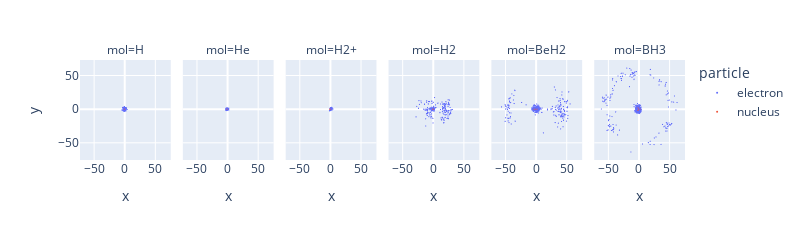

Here is the notebook cell this chart was saved with:
### Code cell
fig = px.scatter(coords_df, x='x', y='y', color="particle", facet_col="mol", width=800, height=235)
r = 0.3
for i, (mol, setting) in enumerate(mols):
    weights_file, run_id = ids_and_ckpts[mol][setting]
    config = api.run(f"zli11010/e3ferminet_main/{run_id}").config
    nuclei_coords = config["nuclei_coords"]
    for x, y, z in nuclei_coords:
        fig.add_shape(type="circle", xref="x", yref="y",
                      x0=x-r, y0=y-r, x1=x+r, y1=y+r, row=1, col=i+1,
                      line_width=0,
                      fillcolor="#EF553B"
        )
fig.update_traces(marker={"size": 1})
# fig.update_xaxes(range=[-5, 5])
# fig.update_yaxes(range=[-5, 5])

fig_config = {
  'toImageButtonOptions': {
    'format': 'png', # one of png, svg, jpeg, webp
    'filename': 'custom_image',
    'scale':8 # Multiply title/legend/axis/canvas sizes by this factor
  }
}    
fig.show(config=fig_config)

### Figure 1 — Plotly figure (JSON) as saved in the notebook; plotly's stock layout.template omitted (floating-point values rounded to 4 significant figures; data arrays with more than 128 entries replaced by an {"elided": "..."} marker saying what was removed)
{"data": [{"hovertemplate": "particle=electron<br>mol=H<br>x=%{x}<br>y=%{y}<extra></extra>", "legendgroup": "electron", "marker": {"color": "#636efa", "size": 1, "symbol": "circle"}, "mode": "markers", "name": "electron", "showlegend": true, "type": "scattergl", "x": {"elided": "512 float values"}, "xaxis": "x", "y": {"elided": "512 float values"}, "yaxis": "y"}, {"hovertemplate": "particle=electron<br>mol=He<br>x=%{x}<br>y=%{y}<extra></extra>", "legendgroup": "electron", "marker": {"color": "#636efa", "size": 1, "symbol": "circle"}, "mode": "markers", "name": "electron", "showlegend": false, "type": "scattergl", "x": {"elided": "1024 float values"}, "xaxis": "x2", "y": {"elided": "1024 float values"}, "yaxis": "y2"}, {"hovertemplate": "particle=electron<br>mol=H2+<br>x=%{x}<br>y=%{y}<extra></extra>", "legendgroup": "electron", "marker": {"color": "#636efa", "size": 1, "symbol": "circle"}, "mode": "markers", "name": "electron", "showlegend": false, "type": "scattergl", "x": {"elided": "512 float values"}, "xaxis": "x3", "y": {"elided": "512 float values"}, "yaxis": "y3"}, {"hovertemplate": "particle=electron<br>mol=H2<br>x=%{x}<br>y=%{y}<extra></extra>", "legendgroup": "electron", "marker": {"color": "#636efa", "size": 1, "symbol": "circle"}, "mode": "markers", "name": "electron", "showlegend": false, "type": "scattergl", "x": {"elided": "1024 float values"}, "xaxis": "x4", "y": {"elided": "1024 float values"}, "yaxis": "y4"}, {"hovertemplate": "particle=electron<br>mol=BeH2<br>x=%{x}<br>y=%{y}<extra></extra>", "legendgroup": "electron", "marker": {"color": "#636efa", "size": 1, "symbol": "circle"}, "mode": "markers", "name": "electron", "showlegend": false, "type": "scattergl", "x": {"elided": "3072 float values"}, "xaxis": "x5", "y": {"elided": "3072 float values"}, "yaxis": "y5"}, {"hovertemplate": "particle=electron<br>mol=BH3<br>x=%{x}<br>y=%{y}<extra></extra>", "legendgroup": "electron", "marker": {"color": "#636efa", "size": 1, "symbol": "circle"}, "mode": "markers", "name": "electron", "showlegend": false, "type": "scattergl", "x": {"elided": "4096 float values"}, "xaxis": "x6", "y": {"elided": "4096 float values"}, "yaxis": "y6"}, {"hovertemplate": "particle=nucleus<br>mol=H<br>x=%{x}<br>y=%{y}<extra></extra>", "legendgroup": "nucleus", "marker": {"color": "#EF553B", "size": 1, "symbol": "circle"}, "mode": "markers", "name": "nucleus", "showlegend": true, "type": "scattergl", "x": [0], "xaxis": "x", "y": [0], "yaxis": "y"}, {"hovertemplate": "particle=nucleus<br>mol=He<br>x=%{x}<br>y=%{y}<extra></extra>", "legendgroup": "nucleus", "marker": {"color": "#EF553B", "size": 1, "symbol": "circle"}, "mode": "markers", "name": "nucleus", "showlegend": false, "type": "scattergl", "x": [0], "xaxis": "x2", "y": [0], "yaxis": "y2"}, {"hovertemplate": "particle=nucleus<br>mol=H2+<br>x=%{x}<br>y=%{y}<extra></extra>", "legendgroup": "nucleus", "marker": {"color": "#EF553B", "size": 1, "symbol": "circle"}, "mode": "markers", "name": "nucleus", "showlegend": false, "type": "scattergl", "x": [-1, 1], "xaxis": "x3", "y": [0, 0], "yaxis": "y3"}, {"hovertemplate": "particle=nucleus<br>mol=H2<br>x=%{x}<br>y=%{y}<extra></extra>", "legendgroup": "nucleus", "marker": {"color": "#EF553B", "size": 1, "symbol": "circle"}, "mode": "markers", "name": "nucleus", "showlegend": false, "type": "scattergl", "x": [-0.7, 0.7], "xaxis": "x4", "y": [0, 0], "yaxis": "y4"}, {"hovertemplate": "particle=nucleus<br>mol=BeH2<br>x=%{x}<br>y=%{y}<extra></extra>", "legendgroup": "nucleus", "marker": {"color": "#EF553B", "size": 1, "symbol": "circle"}, "mode": "markers", "name": "nucleus", "showlegend": false, "type": "scattergl", "x": [-2.52, 0, 2.52], "xaxis": "x5", "y": [0, 0, 0], "yaxis": "y5"}, {"hovertemplate": "particle=nucleus<br>mol=BH3<br>x=%{x}<br>y=%{y}<extra></extra>", "legendgroup": "nucleus", "marker": {"color": "#EF553B", "size": 1, "symbol": "circle"}, "mode": "markers", "name": "nucleus", "showlegend": false, "type": "scattergl", "x": [0, 2.25, -1.12, -1.12], "xaxis": "x6", "y": [0, 0, 1.95, -1.95], "yaxis": "y6"}], "layout": {"annotations": [{"font": {}, "showarrow": false, "text": "mol=H", "x": 0.075, "xanchor": "center", "xref": "paper", "y": 1, "yanchor": "bottom", "yref": "paper"}, {"font": {}, "showarrow": false, "text": "mol=He", "x": 0.245, "xanchor": "center", "xref": "paper", "y": 1, "yanchor": "bottom", "yref": "paper"}, {"font": {}, "showarrow": false, "text": "mol=H2+", "x": 0.415, "xanchor": "center", "xref": "paper", "y": 1, "yanchor": "bottom", "yref": "paper"}, {"font": {}, "showarrow": false, "text": "mol=H2", "x": 0.585, "xanchor": "center", "xref": "paper", "y": 1, "yanchor": "bottom", "yref": "paper"}, {"font": {}, "showarrow": false, "text": "mol=BeH2", "x": 0.755, "xanchor": "center", "xref": "paper", "y": 1, "yanchor": "bottom", "yref": "paper"}, {"font": {}, "showarrow": false, "text": "mol=BH3", "x": 0.925, "xanchor": "center", "xref": "paper", "y": 1, "yanchor": "bottom", "yref": "paper"}], "height": 235, "legend": {"title": {"text": "particle"}, "tracegroupgap": 0}, "margin": {"t": 60}, "shapes": [{"fillcolor": "#EF553B", "line": {"width": 0}, "type": "circle", "x0": -0.3, "x1": 0.3, "xref": "x", "y0": -0.3, "y1": 0.3, "yref": "y"}, {"fillcolor": "#EF553B", "line": {"width": 0}, "type": "circle", "x0": -0.3, "x1": 0.3, "xref": "x2", "y0": -0.3, "y1": 0.3, "yref": "y2"}, {"fillcolor": "#EF553B", "line": {"width": 0}, "type": "circle", "x0": -1.3, "x1": -0.7, "xref": "x3", "y0": -0.3, "y1": 0.3, "yref": "y3"}, {"fillcolor": "#EF553B", "line": {"width": 0}, "type": "circle", "x0": 0.7, "x1": 1.3, "xref": "x3", "y0": -0.3, "y1": 0.3, "yref": "y3"}, {"fillcolor": "#EF553B", "line": {"width": 0}, "type": "circle", "x0": -1, "x1": -0.4, "xref": "x4", "y0": -0.3, "y1": 0.3, "yref": "y4"}, {"fillcolor": "#EF553B", "line": {"width": 0}, "type": "circle", "x0": 0.4, "x1": 1, "xref": "x4", "y0": -0.3, "y1": 0.3, "yref": "y4"}, {"fillcolor": "#EF553B", "line": {"width": 0}, "type": "circle", "x0": -2.82, "x1": -2.22, "xref": "x5", "y0": -0.3, "y1": 0.3, "yref": "y5"}, {"fillcolor": "#EF553B", "line": {"width": 0}, "type": "circle", "x0": -0.3, "x1": 0.3, "xref": "x5", "y0": -0.3, "y1": 0.3, "yref": "y5"}, {"fillcolor": "#EF553B", "line": {"width": 0}, "type": "circle", "x0": 2.22, "x1": 2.82, "xref": "x5", "y0": -0.3, "y1": 0.3, "yref": "y5"}, {"fillcolor": "#EF553B", "line": {"width": 0}, "type": "circle", "x0": -0.3, "x1": 0.3, "xref": "x6", "y0": -0.3, "y1": 0.3, "yref": "y6"}, {"fillcolor": "#EF553B", "line": {"width": 0}, "type": "circle", "x0": 1.95, "x1": 2.55, "xref": "x6", "y0": -0.3, "y1": 0.3, "yref": "y6"}, {"fillcolor": "#EF553B", "line": {"width": 0}, "type": "circle", "x0": -1.42, "x1": -0.82, "xref": "x6", "y0": 1.65, "y1": 2.25, "yref": "y6"}, {"fillcolor": "#EF553B", "line": {"width": 0}, "type": "circle", "x0": -1.42, "x1": -0.82, "xref": "x6", "y0": -2.25, "y1": -1.65, "yref": "y6"}], "width": 800, "xaxis": {"anchor": "y", "autorange": true, "domain": [0, 0.15], "range": [-73.39, 75.54], "title": {"text": "x"}, "type": "linear"}, "xaxis2": {"anchor": "y2", "autorange": true, "domain": [0.17, 0.32], "matches": "x", "range": [-73.39, 75.54], "title": {"text": "x"}, "type": "linear"}, "xaxis3": {"anchor": "y3", "autorange": true, "domain": [0.34, 0.49], "matches": "x", "range": [-73.39, 75.54], "title": {"text": "x"}, "type": "linear"}, "xaxis4": {"anchor": "y4", "autorange": true, "domain": [0.51, 0.66], "matches": "x", "range": [-73.39, 75.54], "title": {"text": "x"}, "type": "linear"}, "xaxis5": {"anchor": "y5", "autorange": true, "domain": [0.68, 0.83], "matches": "x", "range": [-73.39, 75.54], "title": {"text": "x"}, "type": "linear"}, "xaxis6": {"anchor": "y6", "autorange": true, "domain": [0.85, 1], "matches": "x", "range": [-73.39, 75.54], "title": {"text": "x"}, "type": "linear"}, "yaxis": {"anchor": "x", "autorange": true, "domain": [0, 1], "range": [-75.86, 73.33], "title": {"text": "y"}, "type": "linear"}, "yaxis2": {"anchor": "x2", "autorange": true, "domain": [0, 1], "matches": "y", "range": [-75.86, 73.33], "showticklabels": false, "type": "linear"}, "yaxis3": {"anchor": "x3", "autorange": true, "domain": [0, 1], "matches": "y", "range": [-75.86, 73.33], "showticklabels": false, "type": "linear"}, "yaxis4": {"anchor": "x4", "autorange": true, "domain": [0, 1], "matches": "y", "range": [-75.86, 73.33], "showticklabels": false, "type": "linear"}, "yaxis5": {"anchor": "x5", "autorange": true, "domain": [0, 1], "matches": "y", "range": [-75.86, 73.33], "showticklabels": false, "type": "linear"}, "yaxis6": {"anchor": "x6", "autorange": true, "domain": [0, 1], "matches": "y", "range": [-75.86, 73.33], "showticklabels": false, "type": "linear"}}}
